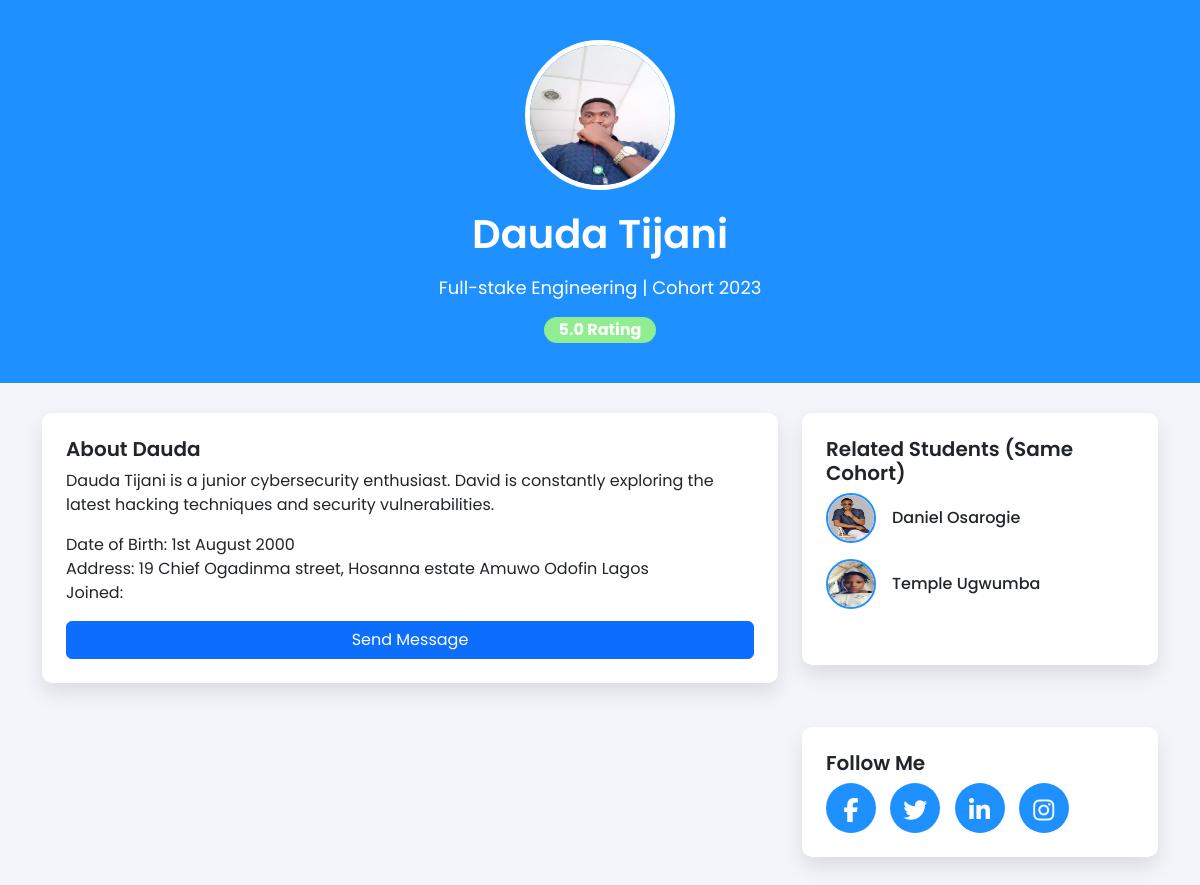
The page /profile/student/dauda-tijani-309057009/ on the database its author committed.
### students/models.py (models this page shows, shortened)
class Student(models.Model):
    username = models.CharField(max_length=100, unique=True)
    slug = models.SlugField(unique=True, blank=True, editable=False)
    first_name = models.CharField(max_length=200)
    last_name = models.CharField(max_length=200)
    status = models.BooleanField(default=True)
    student_type = models.CharField(max_length=100, choices=student_type, default='member')
    email = models.EmailField(max_length=245, unique=True, validators=[email_validator])
    date_join = models.DateTimeField(auto_now_add=True)
    class Meta:
        ordering = ['-date_join']

class Student_profile(models.Model):
    student = models.OneToOneField(Student, on_delete=models.CASCADE)
    bio = models.TextField()
    date_of_birth = models.DateField()
    address = models.CharField(max_length=300)
    rating = models.FloatField(default=0.0)
    profile_picture = models.ImageField(upload_to='student_profile/')

class Program(models.Model):
    courses = models.CharField(max_length=500)
    grade = models.IntegerField(default=0.0)
    student = models.ForeignKey(Student, on_delete=models.CASCADE)

### students/views.py (the view)
# urls.py: path('student/<slug:slug>/', views.student_detail, name='student_detail'),
def student_detail(request, slug):
    try:
        student = Student.objects.get(slug=slug)
    except Student.DoesNotExist:
        return redirect('404')
    cohort_group = student.cohort.first() # type: ignore
    if cohort_group:
        cohort_members = Student.objects.filter(cohort=cohort_group)
    else:
        cohort_members = Student.objects.none()
    context = {
        "student": student,
        "cohort_members": cohort_members,
    }
    return render(request, "newstud/about.html", context)

### students/templates/newstud/about.html (shortened to what this page needs)
{% extends "newstud/header.html" %}
{% block body %}
<body>
    <section class="profile-header">
            <div class="container text-center">
                {% if student.student_profile.profile_picture %}
                    <img src={{ student.student_profile.profile_picture.url }} alt="Profile Picture">
                {% else %}
                    <img src="https://images.search.yahoo.com/search/images?p=dummy+image&fr=mcafee&type=E210US91105G0&imgurl=https%3A%2F%2Fpixy.org%2Fsrc%2F31%2F315160.png#id=4&iurl=https%3A%2F%2Fpixy.org%2Fsrc%2F31%2F315160.png&action=click" alt="Profile" width="80" height="80" class="rounded-circle">
                {% endif %}
                <h1>{{ student.first_name }} {{ student.last_name }}</h1>
                <p>
                    {% for prog in student.program_set.all %}
                        {{ prog.courses }}
                    {% endfor %}
                    | Cohort 2023
                </p>
                <span class="badge badge-custom">{{ student.student_profile.rating }} Rating</span>
            </div>
    </section>
    <section class="profile-content">
        <div class="container">
            <div class="row">
                <div class="col-md-8">
                    <div class="card p-4">
                        <h5>About {{ student.first_name }}</h5>
                        <p>
                            {{ student.first_name }} {{ student.last_name }} is {{ student.student_profile.bio }}
                        </p>
                        <p>
                            Date of Birth: {{ student.student_profile.date_of_birth|date:"jS F Y" }} <br>
                            Address: {{ student.student_profile.address }} <br>
                            Joined: {{ student.student_profile.date_join|date:"F Y"  }}
                        </p>
                    <button type="button" class="btn btn-primary" data-bs-toggle="modal" data-bs-target="#exampleModal" data-bs-whatever="@getbootstrap">Send Message </button>
                    </div>
                </div>
                <div class="col-md-4">
                    <div class="card p-4">
                        <h5>Related Students (Same Cohort)</h5>
                        <ul class="list-unstyled">
                            {% for member in cohort_members %}
                                {% if student.id != member.id %}
                                <li class="d-flex align-items-center mb-3">
                                    <img src={{ member.student_profile.profile_picture.url }} alt="Student" class="related-student-img">
                                    <div class="ms-3">
                                        <h6 class="mb-0">{{ member.first_name }}  {{ member.last_name }}</h6>
                                    </div>
                                </li>
                                {% endif %}
                            {% endfor %}
                        </ul>
                    </div>
                </div>
            </div>
            <div class="row mt-4">
                <div class="col-md-8">
                </div>
                <div class="col-md-4">
                    <div class="card p-4">
                        <h5>Follow Me</h5>
                        <div class="follow-links">
                            <a href="#"><i class="fab fa-facebook-f"></i></a>
                            <a href="#"><i class="fab fa-twitter"></i></a>
                            <a href="#"><i class="fab fa-linkedin-in"></i></a>
                            <a href="#"><i class="fab fa-instagram"></i></a>
                        </div>
                    </div>
                </div>
            </div>
        </div>
    </section>
</body>
{% endblock body %}

### staticfiles/css/index.css (style rules this page uses)
body { font-family: 'Poppins', sans-serif; }
.badge { background-color: #e9f0fa; color: #5A55D8; }

### staticfiles/css/about.css (style rules this page uses)
body { font-family: 'Poppins', sans-serif; background-color: #f4f5fa; }
.profile-header { background: dodgerblue; color: white; padding: 40px 0; text-align: center; }
.profile-header img { border-radius: 50%; border: 5px solid white; width: 150px; height: 150px; }
.profile-header h1 { font-weight: 600; margin-top: 20px; }
.profile-header p { font-size: 18px; color: white; }
.profile-content { padding: 30px; }
.profile-content .card { background: white; box-shadow: 0px 10px 20px rgba(0, 0, 0, 0.1); border: none; border-radius: 10px; margin-bottom: 20px; }
.profile-content .card h5 { font-weight: 600; }
.badge-custom { background-color: lightgreen; color: white; font-size: 16px; padding: 5px 15px; border-radius: 20px; }
.related-student-img { width: 50px; height: 50px; border-radius: 50%; border: 2px solid dodgerblue; }
.follow-links a { display: inline-block; margin-right: 10px; color: white; font-size: 24px; background-color: dodgerblue; padding: 10px; border-radius: 50%; width: 50px; height: 50px; text-align: center; }

### rows shown on the page
Student: student_profile.profile_picture (picture), first_name "Dauda", last_name "Tijani", student_profile.rating "5.0", student_profile.bio "a junior cybersecurity enthusiast. David is constantly exploring the latest hacking techniques and security vulnerabilities.", student_profile.date_of_birth "1st August 2000", student_profile.address "19 Chief Ogadinma street, Hosanna estate Amuwo Odofin Lagos"
Program: courses "Full-stake Engineering"
Student: student_profile.profile_picture (picture), first_name "Daniel", last_name "Osarogie"
Student: student_profile.profile_picture (picture), first_name "Temple", last_name "Ugwumba"
